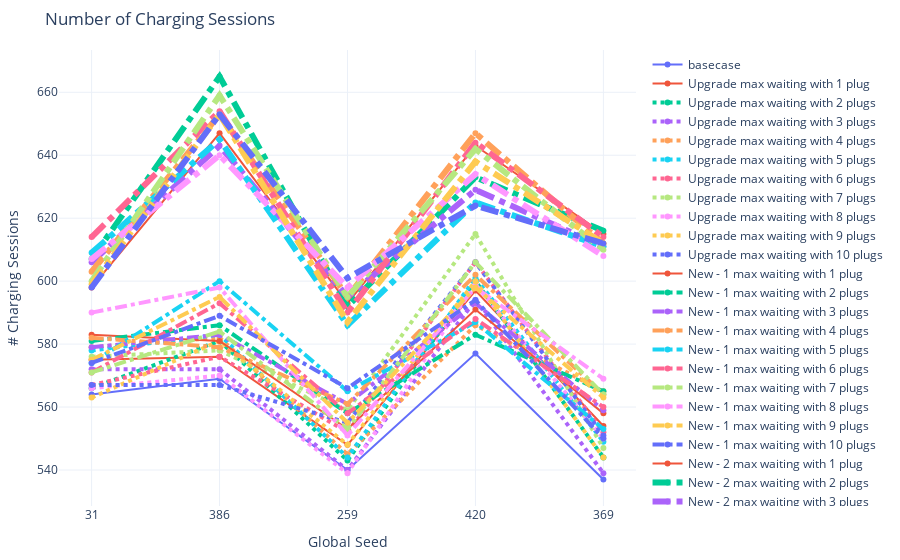

Here is the notebook cell this chart was saved with:
### Markdown cell above
#### 5.3 Charging and Waiting Sessions

### Code cell
# charging_sessions count
fig = go.Figure()
fig.add_trace(go.Scatter(x=seeds, y=count_stats[(671 <= count_stats['analysis_id']) & (count_stats['analysis_id']<= 675)].sort_values('analysis_id')['cs_count'],
                    mode='lines+markers',
                    name='basecase'))
fig.add_trace(go.Scatter(x=seeds, y=count_stats[(676 <= count_stats['analysis_id']) & (count_stats['analysis_id']<= 680)].sort_values('analysis_id')['cs_count'],
                    mode='lines+markers',
                    name='Upgrade max waiting with 1 plug'))
fig.add_trace(go.Scatter(x=seeds, y=count_stats[(681 <= count_stats['analysis_id']) & (count_stats['analysis_id']<= 685)].sort_values('analysis_id')['cs_count'],
                    mode='lines+markers',
                    name='Upgrade max waiting with 2 plugs', line=dict(width=4, dash='dot')))
fig.add_trace(go.Scatter(x=seeds, y=count_stats[(686 <= count_stats['analysis_id']) & (count_stats['analysis_id']<= 690)].sort_values('analysis_id')['cs_count'],
                    mode='lines+markers',
                    name='Upgrade max waiting with 3 plugs', line=dict(width=4, dash='dot')))
fig.add_trace(go.Scatter(x=seeds, y=count_stats[(691 <= count_stats['analysis_id']) & (count_stats['analysis_id']<= 695)].sort_values('analysis_id')['cs_count'],
                    mode='lines+markers',
                    name='Upgrade max waiting with 4 plugs', line=dict(width=4, dash='dot')))
fig.add_trace(go.Scatter(x=seeds, y=count_stats[(696 <= count_stats['analysis_id']) & (count_stats['analysis_id']<= 700)].sort_values('analysis_id')['cs_count'],
                    mode='lines+markers',
                    name='Upgrade max waiting with 5 plugs', line=dict(width=4, dash='dot')))
fig.add_trace(go.Scatter(x=seeds, y=count_stats[(701 <= count_stats['analysis_id']) & (count_stats['analysis_id']<= 705)].sort_values('analysis_id')['cs_count'],
                    mode='lines+markers',
                    name='Upgrade max waiting with 6 plugs', line=dict(width=4, dash='dot')))
fig.add_trace(go.Scatter(x=seeds, y=count_stats[(706 <= count_stats['analysis_id']) & (count_stats['analysis_id']<= 710)].sort_values('analysis_id')['cs_count'],
                    mode='lines+markers',
                    name='Upgrade max waiting with 7 plugs', line=dict(width=4, dash='dot')))
fig.add_trace(go.Scatter(x=seeds, y=count_stats[(711 <= count_stats['analysis_id']) & (count_stats['analysis_id']<= 715)].sort_values('analysis_id')['cs_count'],
                    mode='lines+markers',
                    name='Upgrade max waiting with 8 plugs', line=dict(width=4, dash='dot')))
fig.add_trace(go.Scatter(x=seeds, y=count_stats[(716 <= count_stats['analysis_id']) & (count_stats['analysis_id']<= 720)].sort_values('analysis_id')['cs_count'],
                    mode='lines+markers',
                    name='Upgrade max waiting with 9 plugs', line=dict(width=4, dash='dot')))
fig.add_trace(go.Scatter(x=seeds, y=count_stats[(721 <= count_stats['analysis_id']) & (count_stats['analysis_id']<= 725)].sort_values('analysis_id')['cs_count'],
                    mode='lines+markers',
                    name='Upgrade max waiting with 10 plugs', line=dict(width=4, dash='dot')))

## New - 1
fig.add_trace(go.Scatter(x=seeds, y=count_stats[(726 <= count_stats['analysis_id']) & (count_stats['analysis_id']<= 730)].sort_values('analysis_id')['cs_count'],
                    mode='lines+markers',
                    name='New - 1 max waiting with 1 plug'))
fig.add_trace(go.Scatter(x=seeds, y=count_stats[(731 <= count_stats['analysis_id']) & (count_stats['analysis_id']<= 735)].sort_values('analysis_id')['cs_count'],
                    mode='lines+markers',
                    name='New - 1 max waiting with 2 plugs', line=dict(width=4, dash='dashdot')))
fig.add_trace(go.Scatter(x=seeds, y=count_stats[(736 <= count_stats['analysis_id']) & (count_stats['analysis_id']<= 740)].sort_values('analysis_id')['cs_count'],
                    mode='lines+markers',
                    name='New - 1 max waiting with 3 plugs', line=dict(width=4, dash='dashdot')))
fig.add_trace(go.Scatter(x=seeds, y=count_stats[(741 <= count_stats['analysis_id']) & (count_stats['analysis_id']<= 745)].sort_values('analysis_id')['cs_count'],
                    mode='lines+markers',
                    name='New - 1 max waiting with 4 plugs', line=dict(width=4, dash='dashdot')))
fig.add_trace(go.Scatter(x=seeds, y=count_stats[(746 <= count_stats['analysis_id']) & (count_stats['analysis_id']<= 750)].sort_values('analysis_id')['cs_count'],
                    mode='lines+markers',
                    name='New - 1 max waiting with 5 plugs', line=dict(width=4, dash='dashdot')))
fig.add_trace(go.Scatter(x=seeds, y=count_stats[(751 <= count_stats['analysis_id']) & (count_stats['analysis_id']<= 755)].sort_values('analysis_id')['cs_count'],
                    mode='lines+markers',
                    name='New - 1 max waiting with 6 plugs', line=dict(width=4, dash='dashdot')))
fig.add_trace(go.Scatter(x=seeds, y=count_stats[(756 <= count_stats['analysis_id']) & (count_stats['analysis_id']<= 760)].sort_values('analysis_id')['cs_count'],
                    mode='lines+markers',
                    name='New - 1 max waiting with 7 plugs', line=dict(width=4, dash='dashdot')))
fig.add_trace(go.Scatter(x=seeds, y=count_stats[(761 <= count_stats['analysis_id']) & (count_stats['analysis_id']<= 765)].sort_values('analysis_id')['cs_count'],
                    mode='lines+markers',
                    name='New - 1 max waiting with 8 plugs', line=dict(width=4, dash='dashdot')))
fig.add_trace(go.Scatter(x=seeds, y=count_stats[(766 <= count_stats['analysis_id']) & (count_stats['analysis_id']<= 770)].sort_values('analysis_id')['cs_count'],
                    mode='lines+markers',
                    name='New - 1 max waiting with 9 plugs', line=dict(width=4, dash='dashdot')))
fig.add_trace(go.Scatter(x=seeds, y=count_stats[(771 <= count_stats['analysis_id']) & (count_stats['analysis_id']<= 775)].sort_values('analysis_id')['cs_count'],
                    mode='lines+markers',
                    name='New - 1 max waiting with 10 plugs', line=dict(width=4, dash='dashdot')))

## New - 2
fig.add_trace(go.Scatter(x=seeds, y=count_stats[(776 <= count_stats['analysis_id']) & (count_stats['analysis_id']<= 780)].sort_values('analysis_id')['cs_count'],
                    mode='lines+markers',
                    name='New - 2 max waiting with 1 plug'))
fig.add_trace(go.Scatter(x=seeds, y=count_stats[(781 <= count_stats['analysis_id']) & (count_stats['analysis_id']<= 785)].sort_values('analysis_id')['cs_count'],
                    mode='lines+markers',
                    name='New - 2 max waiting with 2 plugs', line=dict(width=6, dash='dashdot')))
fig.add_trace(go.Scatter(x=seeds, y=count_stats[(786 <= count_stats['analysis_id']) & (count_stats['analysis_id']<= 790)].sort_values('analysis_id')['cs_count'],
                    mode='lines+markers',
                    name='New - 2 max waiting with 3 plugs', line=dict(width=6, dash='dashdot')))
fig.add_trace(go.Scatter(x=seeds, y=count_stats[(791 <= count_stats['analysis_id']) & (count_stats['analysis_id']<= 795)].sort_values('analysis_id')['cs_count'],
                    mode='lines+markers',
                    name='New - 2 max waiting with 4 plugs', line=dict(width=6, dash='dashdot')))
fig.add_trace(go.Scatter(x=seeds, y=count_stats[(796 <= count_stats['analysis_id']) & (count_stats['analysis_id']<= 800)].sort_values('analysis_id')['cs_count'],
                    mode='lines+markers',
                    name='New - 2 max waiting with 5 plugs', line=dict(width=6, dash='dashdot')))
fig.add_trace(go.Scatter(x=seeds, y=count_stats[(801 <= count_stats['analysis_id']) & (count_stats['analysis_id']<= 805)].sort_values('analysis_id')['cs_count'],
                    mode='lines+markers',
                    name='New - 2 max waiting with 6 plugs', line=dict(width=6, dash='dashdot')))
fig.add_trace(go.Scatter(x=seeds, y=count_stats[(806 <= count_stats['analysis_id']) & (count_stats['analysis_id']<= 810)].sort_values('analysis_id')['cs_count'],
                    mode='lines+markers',
                    name='New - 2 max waiting with 7 plugs', line=dict(width=6, dash='dashdot')))
fig.add_trace(go.Scatter(x=seeds, y=count_stats[(811 <= count_stats['analysis_id']) & (count_stats['analysis_id']<= 815)].sort_values('analysis_id')['cs_count'],
                    mode='lines+markers',
                    name='New - 2 max waiting with 8 plugs', line=dict(width=6, dash='dashdot')))
fig.add_trace(go.Scatter(x=seeds, y=count_stats[(816 <= count_stats['analysis_id']) & (count_stats['analysis_id']<= 820)].sort_values('analysis_id')['cs_count'],
                    mode='lines+markers',
                    name='New - 2 max waiting with 9 plugs', line=dict(width=6, dash='dashdot')))
fig.add_trace(go.Scatter(x=seeds, y=count_stats[(821 <= count_stats['analysis_id']) & (count_stats['analysis_id']<= 825)].sort_values('analysis_id')['cs_count'],
                    mode='lines+markers',
                    name='New - 2 max waiting with 10 plugs', line=dict(width=6, dash='dashdot')))


fig.update_xaxes(type='category')
fig.update_layout(margin=dict(l=20, r=20, t=50, b=20), uniformtext_minsize=8, uniformtext_mode='hide', template='plotly_white', title_text = 'Number of Charging Sessions',
        showlegend = True, yaxis_title="# Charging Sessions", 
                  xaxis_title="Global Seed", )
fig.show()

### Figure 1 — Plotly figure (JSON) as saved in the notebook; plotly's stock layout.template omitted (floating-point values rounded to 4 significant figures)
{"data": [{"mode": "lines+markers", "name": "basecase", "type": "scatter", "x": ["31", "386", "259", "420", "369"], "y": [564, 569, 540, 577, 537]}, {"mode": "lines+markers", "name": "Upgrade max waiting with 1 plug", "type": "scatter", "x": ["31", "386", "259", "420", "369"], "y": [575, 576, 548, 597, 554]}, {"line": {"dash": "dot", "width": 4}, "mode": "lines+markers", "name": "Upgrade max waiting with 2 plugs", "type": "scatter", "x": ["31", "386", "259", "420", "369"], "y": [566, 581, 543, 600, 544]}, {"line": {"dash": "dot", "width": 4}, "mode": "lines+markers", "name": "Upgrade max waiting with 3 plugs", "type": "scatter", "x": ["31", "386", "259", "420", "369"], "y": [572, 572, 540, 594, 539]}, {"line": {"dash": "dot", "width": 4}, "mode": "lines+markers", "name": "Upgrade max waiting with 4 plugs", "type": "scatter", "x": ["31", "386", "259", "420", "369"], "y": [579, 582, 545, 586, 565]}, {"line": {"dash": "dot", "width": 4}, "mode": "lines+markers", "name": "Upgrade max waiting with 5 plugs", "type": "scatter", "x": ["31", "386", "259", "420", "369"], "y": [578, 583, 544, 601, 549]}, {"line": {"dash": "dot", "width": 4}, "mode": "lines+markers", "name": "Upgrade max waiting with 6 plugs", "type": "scatter", "x": ["31", "386", "259", "420", "369"], "y": [567, 576, 552, 606, 552]}, {"line": {"dash": "dot", "width": 4}, "mode": "lines+markers", "name": "Upgrade max waiting with 7 plugs", "type": "scatter", "x": ["31", "386", "259", "420", "369"], "y": [576, 578, 559, 615, 547]}, {"line": {"dash": "dot", "width": 4}, "mode": "lines+markers", "name": "Upgrade max waiting with 8 plugs", "type": "scatter", "x": ["31", "386", "259", "420", "369"], "y": [566, 570, 539, 599, 550]}, {"line": {"dash": "dot", "width": 4}, "mode": "lines+markers", "name": "Upgrade max waiting with 9 plugs", "type": "scatter", "x": ["31", "386", "259", "420", "369"], "y": [563, 581, 548, 600, 544]}, {"line": {"dash": "dot", "width": 4}, "mode": "lines+markers", "name": "Upgrade max waiting with 10 plugs", "type": "scatter", "x": ["31", "386", "259", "420", "369"], "y": [567, 567, 555, 606, 551]}, {"mode": "lines+markers", "name": "New - 1 max waiting with 1 plug", "type": "scatter", "x": ["31", "386", "259", "420", "369"], "y": [583, 581, 553, 591, 558]}, {"line": {"dash": "dashdot", "width": 4}, "mode": "lines+markers", "name": "New - 1 max waiting with 2 plugs", "type": "scatter", "x": ["31", "386", "259", "420", "369"], "y": [581, 586, 558, 583, 565]}, {"line": {"dash": "dashdot", "width": 4}, "mode": "lines+markers", "name": "New - 1 max waiting with 3 plugs", "type": "scatter", "x": ["31", "386", "259", "420", "369"], "y": [579, 583, 561, 593, 559]}, {"line": {"dash": "dashdot", "width": 4}, "mode": "lines+markers", "name": "New - 1 max waiting with 4 plugs", "type": "scatter", "x": ["31", "386", "259", "420", "369"], "y": [582, 579, 561, 602, 564]}, {"line": {"dash": "dashdot", "width": 4}, "mode": "lines+markers", "name": "New - 1 max waiting with 5 plugs", "type": "scatter", "x": ["31", "386", "259", "420", "369"], "y": [574, 600, 565, 587, 553]}, {"line": {"dash": "dashdot", "width": 4}, "mode": "lines+markers", "name": "New - 1 max waiting with 6 plugs", "type": "scatter", "x": ["31", "386", "259", "420", "369"], "y": [571, 593, 558, 588, 560]}, {"line": {"dash": "dashdot", "width": 4}, "mode": "lines+markers", "name": "New - 1 max waiting with 7 plugs", "type": "scatter", "x": ["31", "386", "259", "420", "369"], "y": [571, 584, 553, 606, 564]}, {"line": {"dash": "dashdot", "width": 4}, "mode": "lines+markers", "name": "New - 1 max waiting with 8 plugs", "type": "scatter", "x": ["31", "386", "259", "420", "369"], "y": [590, 598, 551, 598, 569]}, {"line": {"dash": "dashdot", "width": 4}, "mode": "lines+markers", "name": "New - 1 max waiting with 9 plugs", "type": "scatter", "x": ["31", "386", "259", "420", "369"], "y": [575, 595, 555, 598, 563]}, {"line": {"dash": "dashdot", "width": 4}, "mode": "lines+markers", "name": "New - 1 max waiting with 10 plugs", "type": "scatter", "x": ["31", "386", "259", "420", "369"], "y": [574, 589, 566, 594, 550]}, {"mode": "lines+markers", "name": "New - 2 max waiting with 1 plug", "type": "scatter", "x": ["31", "386", "259", "420", "369"], "y": [598, 647, 593, 643, 615]}, {"line": {"dash": "dashdot", "width": 6}, "mode": "lines+markers", "name": "New - 2 max waiting with 2 plugs", "type": "scatter", "x": ["31", "386", "259", "420", "369"], "y": [607, 665, 592, 633, 616]}, {"line": {"dash": "dashdot", "width": 6}, "mode": "lines+markers", "name": "New - 2 max waiting with 3 plugs", "type": "scatter", "x": ["31", "386", "259", "420", "369"], "y": [606, 643, 595, 629, 611]}, {"line": {"dash": "dashdot", "width": 6}, "mode": "lines+markers", "name": "New - 2 max waiting with 4 plugs", "type": "scatter", "x": ["31", "386", "259", "420", "369"], "y": [603, 653, 595, 647, 612]}, {"line": {"dash": "dashdot", "width": 6}, "mode": "lines+markers", "name": "New - 2 max waiting with 5 plugs", "type": "scatter", "x": ["31", "386", "259", "420", "369"], "y": [609, 645, 586, 625, 611]}, {"line": {"dash": "dashdot", "width": 6}, "mode": "lines+markers", "name": "New - 2 max waiting with 6 plugs", "type": "scatter", "x": ["31", "386", "259", "420", "369"], "y": [614, 654, 590, 644, 614]}, {"line": {"dash": "dashdot", "width": 6}, "mode": "lines+markers", "name": "New - 2 max waiting with 7 plugs", "type": "scatter", "x": ["31", "386", "259", "420", "369"], "y": [600, 659, 595, 642, 610]}, {"line": {"dash": "dashdot", "width": 6}, "mode": "lines+markers", "name": "New - 2 max waiting with 8 plugs", "type": "scatter", "x": ["31", "386", "259", "420", "369"], "y": [607, 640, 598, 634, 608]}, {"line": {"dash": "dashdot", "width": 6}, "mode": "lines+markers", "name": "New - 2 max waiting with 9 plugs", "type": "scatter", "x": ["31", "386", "259", "420", "369"], "y": [599, 653, 587, 638, 612]}, {"line": {"dash": "dashdot", "width": 6}, "mode": "lines+markers", "name": "New - 2 max waiting with 10 plugs", "type": "scatter", "x": ["31", "386", "259", "420", "369"], "y": [598, 653, 601, 624, 612]}], "layout": {"autosize": true, "margin": {"b": 20, "l": 20, "r": 20, "t": 50}, "showlegend": true, "title": {"text": "Number of Charging Sessions"}, "uniformtext": {"minsize": 8, "mode": "hide"}, "xaxis": {"autorange": true, "range": [-0.2436, 4.244], "title": {"text": "Global Seed"}, "type": "category"}, "yaxis": {"autorange": true, "range": [528.1, 673.9], "title": {"text": "# Charging Sessions"}, "type": "linear"}}}
